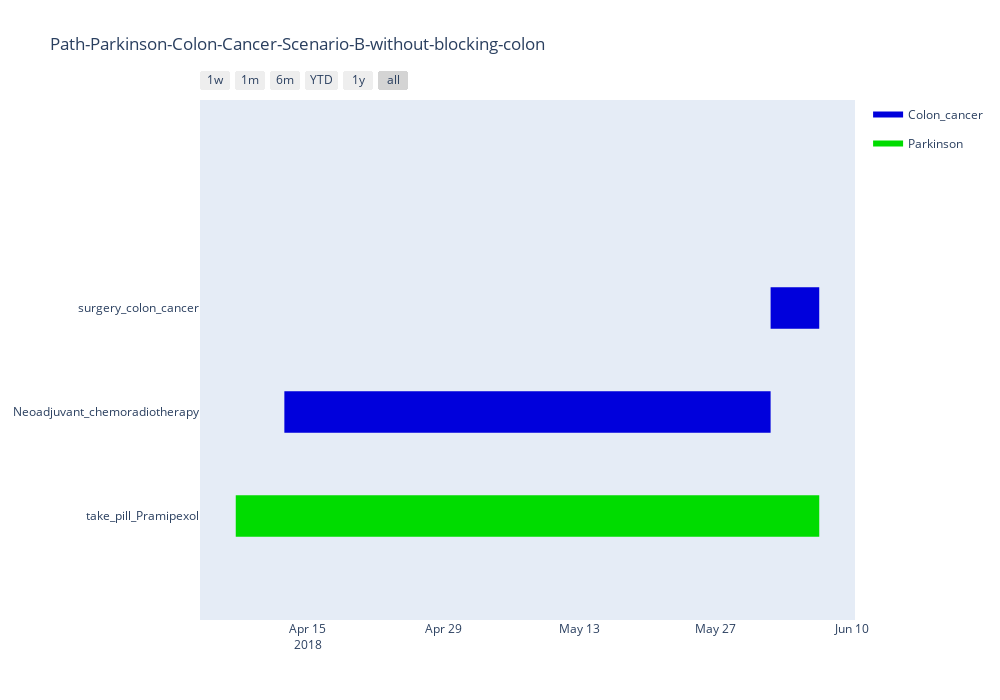

The notebook cell saved with this chart:
### Code cell
!eye --nope ../path/aggreagatedPath-t3-b.n3  ../parkinson/gps-desc.n3  ../colon-cancer/gps-desc.n3 ../engine/path-processor-visual.n3 --query ../engine/path-processor-visual.csvq --strings >../path/aggreagatedPath-plot-t3-b.csv
df_path_b = pd.read_csv('../path/aggreagatedPath-plot-t3-b.csv', sep=',', encoding = 'utf-8')
df_b = [dict(Task=df_path_b.action_name[0], Start=df_path_b.start_time[0], Finish=df_path_b.end_time[0], Resource=df_path_b.map_name[0])]
i=1
while i < len(df_path_b):
    df_b.append( dict(Task=df_path_b.action_name[i], Start=df_path_b.start_time[i], Finish=df_path_b.end_time[i], Resource=df_path_b.map_name[i]) )
    i+=1

colors = dict(Conflict = 'rgb(220, 0, 0)',
              Colon_cancer = 'rgb(0, 0, 220)',
              Parkinson = 'rgb(0, 220, 0)')
fig_b = ff.create_gantt(df_b, colors=colors, index_col='Resource', show_colorbar=True,  title='Path-Parkinson-Colon-Cancer-Scenario-B-without-blocking-colon')
fig_b['layout'].update(autosize=False, width=1000, height=700, margin=dict(l=200))
iplot(fig_b, show_link=False)

### Figure 1 — Plotly figure (JSON) as saved in the notebook; plotly's stock layout.template omitted (floating-point values rounded to 4 significant figures)
{"data": [{"fill": "toself", "fillcolor": "rgb(0, 0, 220)", "hoverinfo": "name", "legendgroup": "rgb(0, 0, 220)", "mode": "none", "name": "Colon_cancer", "type": "scatter", "x": ["2018-04-12T14:50:33Z", "2018-06-01T14:50:33.0Z", "2018-06-01T14:50:33.0Z", "2018-04-12T14:50:33Z", "2018-04-12T14:50:33Z", "2018-06-01T14:50:33.0Z", "2018-06-06T14:50:33.0Z", "2018-06-06T14:50:33.0Z", "2018-06-01T14:50:33.0Z"], "y": [0.8, 0.8, 1.2, 1.2, null, 1.8, 1.8, 2.2, 2.2]}, {"fill": "toself", "fillcolor": "rgb(0, 220, 0)", "hoverinfo": "name", "legendgroup": "rgb(0, 220, 0)", "mode": "none", "name": "Parkinson", "type": "scatter", "x": ["2018-04-07T14:52:21.0Z", "2018-06-06T14:52:21.0Z", "2018-06-06T14:52:21.0Z", "2018-04-07T14:52:21.0Z"], "y": [-0.2, -0.2, 0.2, 0.2]}, {"legendgroup": "rgb(0, 0, 220)", "marker": {"color": "rgb(0, 0, 220)", "opacity": 0, "size": 1}, "mode": "markers", "name": "", "showlegend": false, "text": [null, null, null, null], "type": "scatter", "x": ["2018-04-12T14:50:33Z", "2018-06-01T14:50:33.0Z", "2018-06-01T14:50:33.0Z", "2018-06-06T14:50:33.0Z"], "y": [1, 1, 2, 2]}, {"legendgroup": "rgb(0, 220, 0)", "marker": {"color": "rgb(0, 220, 0)", "opacity": 0, "size": 1}, "mode": "markers", "name": "", "showlegend": false, "text": [null, null], "type": "scatter", "x": ["2018-04-07T14:52:21.0Z", "2018-06-06T14:52:21.0Z"], "y": [0, 0]}], "layout": {"autosize": false, "height": 700, "hovermode": "closest", "margin": {"l": 200}, "showlegend": true, "title": {"text": "Path-Parkinson-Colon-Cancer-Scenario-B-without-blocking-colon"}, "width": 1000, "xaxis": {"rangeselector": {"buttons": [{"count": 7, "label": "1w", "step": "day", "stepmode": "backward"}, {"count": 1, "label": "1m", "step": "month", "stepmode": "backward"}, {"count": 6, "label": "6m", "step": "month", "stepmode": "backward"}, {"count": 1, "label": "YTD", "step": "year", "stepmode": "todate"}, {"count": 1, "label": "1y", "step": "year", "stepmode": "backward"}, {"step": "all"}]}, "showgrid": false, "type": "date", "zeroline": false}, "yaxis": {"autorange": false, "range": [-1, 4], "showgrid": false, "ticktext": ["take_pill_Pramipexol", "Neoadjuvant_chemoradiotherapy", "surgery_colon_cancer"], "tickvals": [0, 1, 2], "zeroline": false}}}
